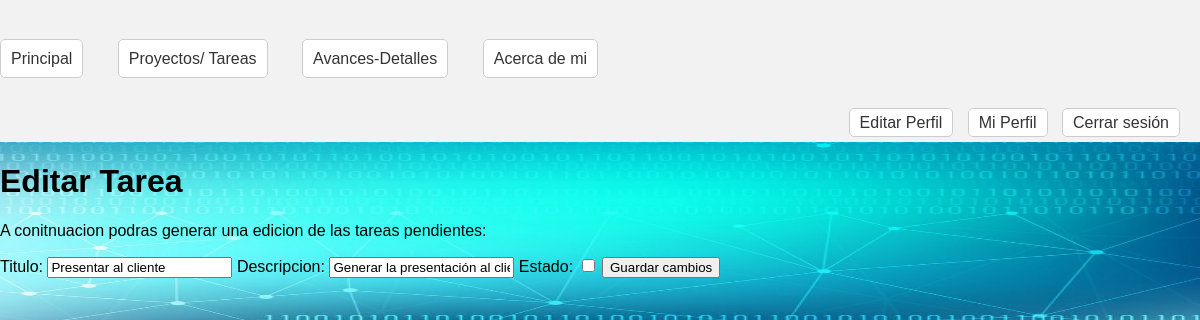
The page /editartarea/6/ (signed in) on the database as committed earlier.
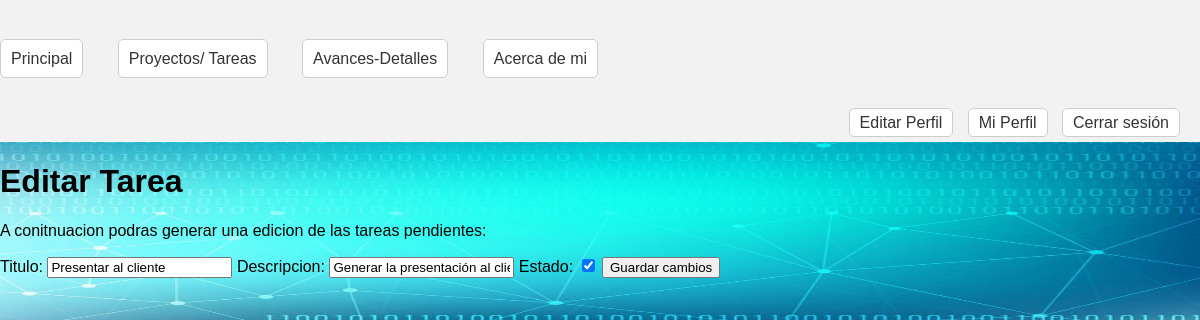
The same page on the database as committed later.
### app1/models.py (models this page shows, shortened)
class Tareas(models.Model):
    titulo=models.CharField(max_length=100)
    descripcion=models.TextField()
    asociado=models.ForeignKey(Proyectos,on_delete=models.CASCADE)
    estado= models.BooleanField(default=False)

### app1/views.py (the view)
# urls.py: path('editartarea/<int:id>/', editar_tareas, name='editartarea'),
@login_required
def editar_tareas(request,id):
    print("Entré en la vista")
    tarea = Tareas.objects.get(id=id)
    if request.method == 'POST':
        print("Es un POST")
        formulario = Editartarea(request.POST)
        if formulario.is_valid():
            print("El formulario es válido")
            datos = formulario.cleaned_data
            tarea.titulo = datos['titulo']
            tarea.descripcion = datos['descripcion']
            tarea.estado=datos['estado']
            tarea.save()
            print("Guardé el proyecto")
            return render(request, 'tareaeditada.html')
        else:
            print("El formulario no es válido")
    else:
        print("No es un POST")
        formulario = Editartarea(initial={'titulo': tarea.titulo, 'descripcion': tarea.descripcion,'estado':tarea.estado})
    print("Antes de renderizar")
    return render(request, 'editartarea.html', {'tarea': tarea, 'formulario': formulario})

### app1/forms.py
class Editartarea(forms.Form):
    titulo=forms.CharField()
    descripcion=forms.CharField()
    estado=forms.BooleanField()

### app1/templates/editartarea.html (shortened to what this page needs)
{% extends 'herencia.html' %}
{% load static %}
{% block dinamico %}
<h1>Editar Tarea</h1>
<p>A conitnuacion podras generar una edicion de las tareas pendientes:</p>
<form action="{% url 'editartarea' id=tarea.id %}" method="post">
    {{ formulario.as_table }}
    <input type="submit" value="Guardar cambios">
</form>
{% endblock %}

Rows that differ between the two databases and show on the page:
changed Tareas "Presentar al cliente": estado "☐" → "☑"
